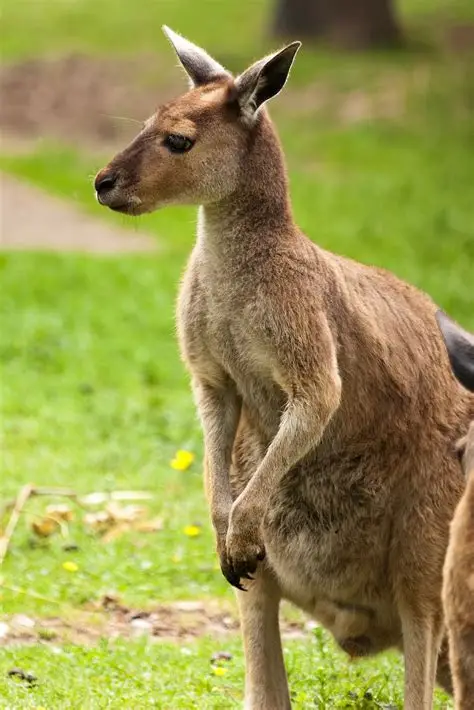
#> input picture 4th_Edge/zebra.jpg, 474 x 710 px
$ python 4th_edge.py   (older library calls are emulated)
#> lines starting #> are read from the running program, lines starting #| are printed output that depends on the picture
import cv2
import numpy as np
import matplotlib.pyplot as plt

# --- Step 1: Load Image ---
# Replace 'your_image.jpg' with the actual path to your image file.
# The 'cameraman.tif' is a standard test image.
img = cv2.imread('zebra.jpg')
#> img is the input picture: shape (710, 474, 3); mean B, G, R 78.4, 148.3, 151.2
if img is None:
    print("Error: Could not find or read the image file.")
    exit()

# --- Step 2: Grayscale Conversion ---
# Convert the image to grayscale.
gray = cv2.cvtColor(img, cv2.COLOR_BGR2GRAY)
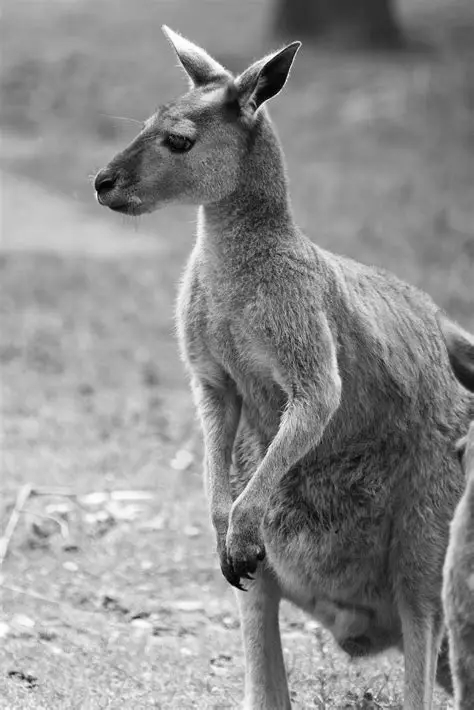
#> gray: shape (710, 474); min 0, max 255, mean 141.2

# --- Step 3: Edge Detection Algorithms ---

# 1. Canny Edge Detection
# Canny is a multi-stage algorithm that uses hysteresis thresholding.
edges_canny = cv2.Canny(gray, 100, 200)
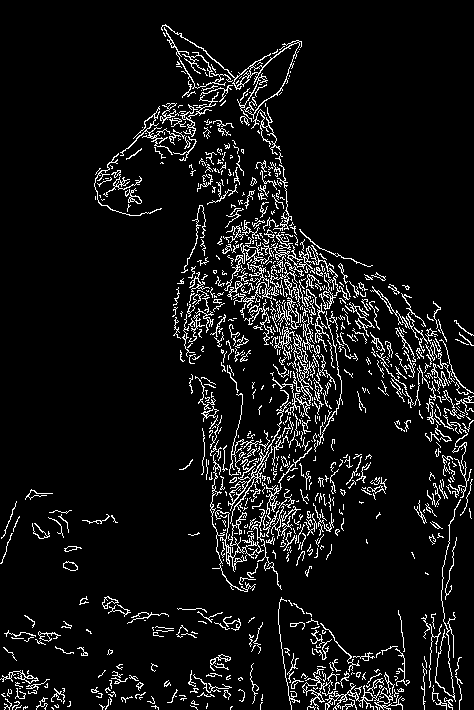
#> edges_canny: shape (710, 474); 7.5% white in thin lines or dots

# 2. Sobel Edge Detection
# The Sobel operator uses two kernels to compute gradients in the x and y directions.
sobelx = cv2.Sobel(gray, cv2.CV_64F, 1, 0, ksize=3)
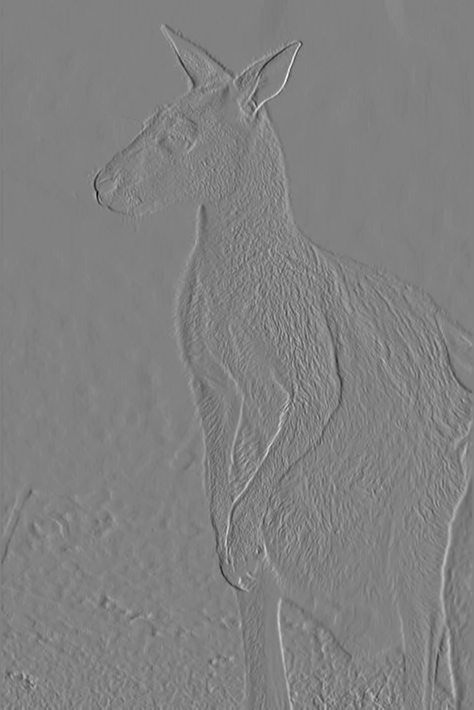
#> sobelx: shape (710, 474) float64; min -889, max 864, mean -1.3; drawn with min black and max white
sobely = cv2.Sobel(gray, cv2.CV_64F, 0, 1, ksize=3)
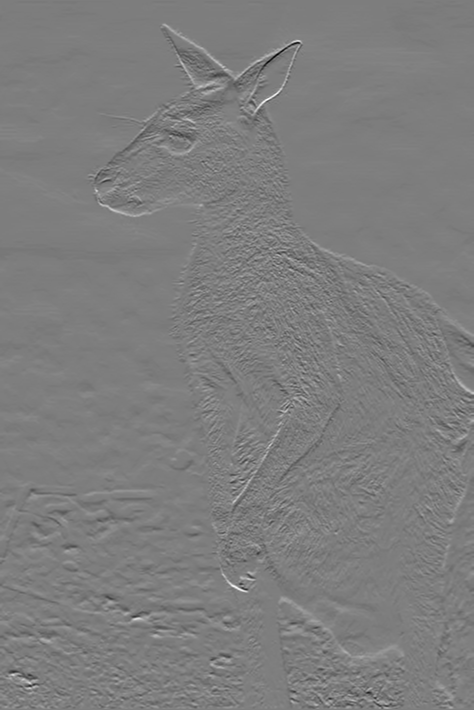
#> sobely: shape (710, 474) float64; min -738, max 757, mean 0.5; drawn with min black and max white
edges_sobel = cv2.magnitude(sobelx, sobely)
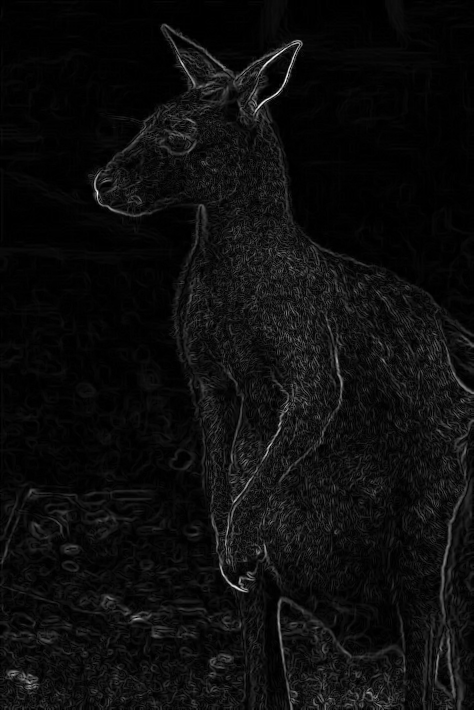
#> edges_sobel: shape (710, 474) float64; min 0, max 892.9, mean 47.4; drawn with min black and max white

# 3. Prewitt Edge Detection
# Prewitt is similar to Sobel but uses a different set of kernels.
# OpenCV does not have a built-in Prewitt function, so we define the kernels manually.
prewitt_x = np.array([[-1, 0, 1], [-1, 0, 1], [-1, 0, 1]], dtype=np.float32)
prewitt_y = np.array([[-1, -1, -1], [0, 0, 0], [1, 1, 1]], dtype=np.float32)
prewittx = cv2.filter2D(gray, cv2.CV_64F, prewitt_x)
prewitty = cv2.filter2D(gray, cv2.CV_64F, prewitt_y)
edges_prewitt = cv2.magnitude(prewittx, prewitty)

# 4. Laplacian Edge Detection (LoG - Laplacian of Gaussian)
# LoG is sensitive to noise, so we first blur the image and then apply the Laplacian.
blurred = cv2.GaussianBlur(gray, (5, 5), 0)
edges_laplacian = cv2.Laplacian(blurred, cv2.CV_64F)
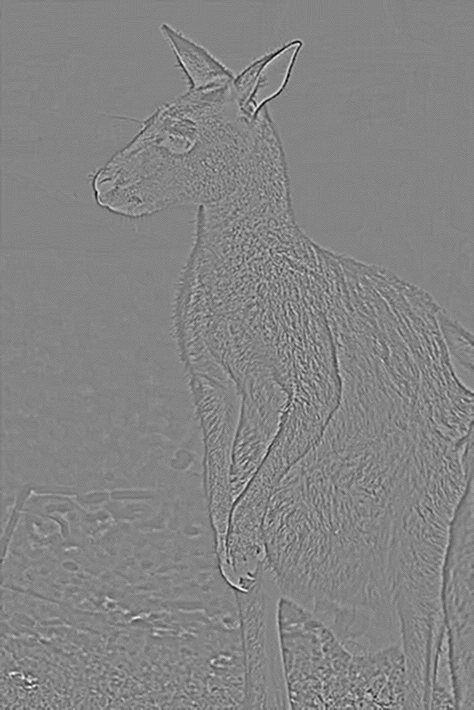
#> edges_laplacian: shape (710, 474) float64; min -54, max 50, mean 0; drawn with min black and max white

# 5. LoG (Laplacian of Gaussian)
# This is a direct implementation of LoG using a larger filter.
# It is often done by convolving with a LoG kernel.
# We'll use a direct Laplacian function on a blurred image.
# A more explicit LoG would require a custom kernel, but this is a common approximation.
edges_log = cv2.Laplacian(cv2.GaussianBlur(gray, (5, 5), 0), cv2.CV_64F)

# 6. DoG (Difference of Gaussians)
# This approximates the LoG by subtracting two Gaussian-filtered images.
gaussian1 = cv2.GaussianBlur(gray, (5, 5), 1)
gaussian2 = cv2.GaussianBlur(gray, (5, 5), 2)
dog = gaussian1.astype(np.float32) - gaussian2.astype(np.float32)
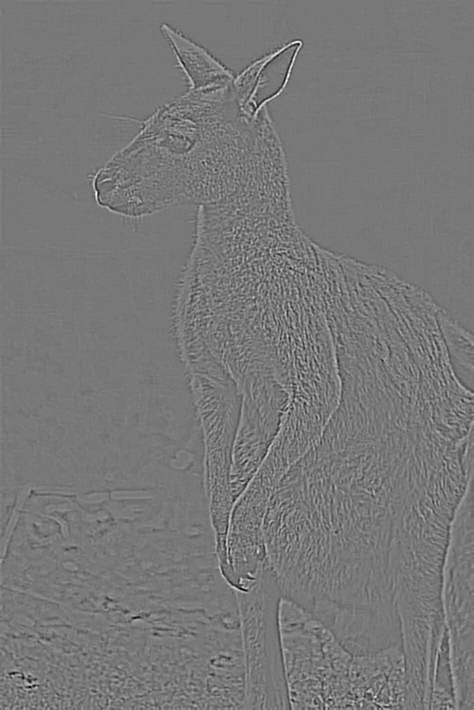
#> dog: shape (710, 474) float32; min -24, max 27, mean 0; drawn with min black and max white
# Normalize for display
edges_dog = cv2.normalize(dog, None, 0, 255, cv2.NORM_MINMAX)
edges_dog = edges_dog.astype(np.uint8)

# --- Step 4: Display Results ---
plt.figure(figsize=(16, 8))

plt.subplot(2, 4, 1)
plt.imshow(img, cmap='gray')
plt.title('Original Image')
plt.axis('off')

plt.subplot(2, 4, 2)
plt.imshow(gray, cmap='gray')
plt.title('Grayscale')
plt.axis('off')

plt.subplot(2, 4, 3)
plt.imshow(edges_canny, cmap='gray')
plt.title('Canny')
plt.axis('off')

plt.subplot(2, 4, 4)
plt.imshow(edges_sobel, cmap='gray')
plt.title('Sobel')
plt.axis('off')

plt.subplot(2, 4, 5)
plt.imshow(edges_prewitt, cmap='gray')
plt.title('Prewitt')
plt.axis('off')

plt.subplot(2, 4, 6)
plt.imshow(edges_laplacian, cmap='gray')
plt.title('Laplacian')
plt.axis('off')

plt.subplot(2, 4, 7)
plt.imshow(edges_log, cmap='gray')
plt.title('LoG')
plt.axis('off')

plt.subplot(2, 4, 8)
plt.imshow(edges_dog, cmap='gray')
plt.title('DoG')
plt.axis('off')

plt.tight_layout()
plt.show()
#> figure, not shown here; B, G, R data is drawn as R, G, B
